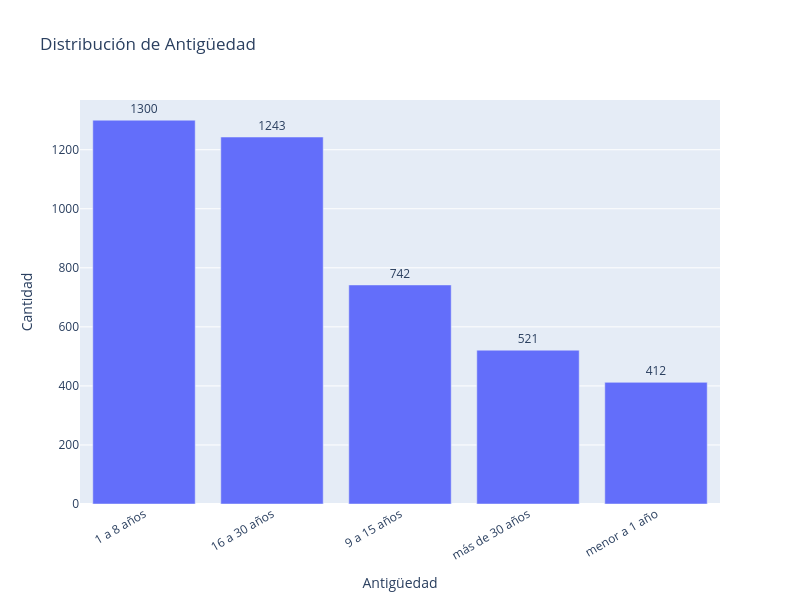

The notebook cell saved with this chart:
### Code cell
conteo = df_filtrado['Antigüedad'].value_counts()

fig = px.bar(x=conteo.index, y=conteo.values,
             text=conteo.values,
             title="Distribución de Antigüedad",
             labels={'x': 'Antigüedad', 'y': 'Cantidad'},
             width=800, height=600)

fig.update_traces(textposition='outside')
fig.update_layout(xaxis_tickangle=-30)
fig.show()

### Figure 1 — Plotly figure (JSON) as saved in the notebook; plotly's stock layout.template omitted (floating-point values rounded to 4 significant figures)
{"data": [{"hovertemplate": "Antigüedad=%{x}<br>Cantidad=%{y}<br>text=%{text}<extra></extra>", "legendgroup": "", "marker": {"color": "#636efa", "pattern": {"shape": ""}}, "name": "", "orientation": "v", "showlegend": false, "text": [1300.0, 1243.0, 742.0, 521.0, 412.0], "textposition": "outside", "type": "bar", "x": ["1 a 8 años", "16 a 30 años", "9 a 15 años", "más de 30 años", "menor a 1 año"], "xaxis": "x", "y": [1300, 1243, 742, 521, 412], "yaxis": "y"}], "layout": {"barmode": "relative", "height": 600, "legend": {"tracegroupgap": 0}, "title": {"text": "Distribución de Antigüedad"}, "width": 800, "xaxis": {"anchor": "y", "domain": [0, 1], "tickangle": -30, "title": {"text": "Antigüedad"}}, "yaxis": {"anchor": "x", "domain": [0, 1], "title": {"text": "Cantidad"}}}}
